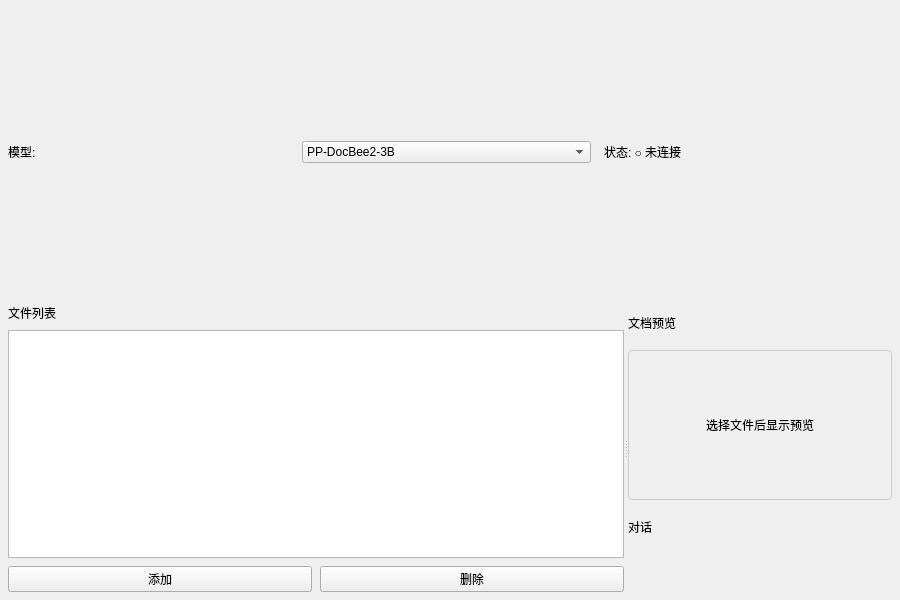
<?xml version="1.0" encoding="UTF-8"?>
<ui version="4.0">
 <class>DocUnderstandingTab</class>
 <widget class="QWidget" name="DocUnderstandingTab">
  <property name="geometry">
   <rect>
    <x>0</x>
    <y>0</y>
    <width>900</width>
    <height>600</height>
   </rect>
  </property>
  <layout class="QVBoxLayout" name="verticalLayout">
   <property name="spacing">
    <number>8</number>
   </property>
   <property name="leftMargin">
    <number>8</number>
   </property>
   <property name="topMargin">
    <number>8</number>
   </property>
   <property name="rightMargin">
    <number>8</number>
   </property>
   <property name="bottomMargin">
    <number>8</number>
   </property>
   <item>
    <widget class="QWidget" name="topPanel" native="true">
     <layout class="QHBoxLayout" name="topLayout">
      <property name="leftMargin">
       <number>0</number>
      </property>
      <property name="topMargin">
       <number>0</number>
      </property>
      <property name="rightMargin">
       <number>0</number>
      </property>
      <property name="bottomMargin">
       <number>0</number>
      </property>
      <item>
       <widget class="QLabel" name="labelModel">
        <property name="text">
         <string>模型:</string>
        </property>
       </widget>
      </item>
      <item>
       <widget class="QComboBox" name="comboModel">
        <item>
         <property name="text">
          <string>PP-DocBee2-3B</string>
         </property>
        </item>
        <item>
         <property name="text">
          <string>PP-DocBee-2B</string>
         </property>
        </item>
        <item>
         <property name="text">
          <string>PP-DocBee-7B</string>
         </property>
        </item>
       </widget>
      </item>
      <item>
       <spacer name="horizontalSpacer">
        <property name="orientation">
         <enum>Qt::Horizontal</enum>
        </property>
       </spacer>
      </item>
      <item>
       <widget class="QLabel" name="labelStatus">
        <property name="text">
         <string>状态: ○ 未连接</string>
        </property>
       </widget>
      </item>
     </layout>
    </widget>
   </item>
   <item>
    <widget class="QSplitter" name="mainSplitter">
     <property name="orientation">
      <enum>Qt::Horizontal</enum>
     </property>
     <widget class="QWidget" name="leftPanel">
      <layout class="QVBoxLayout" name="leftLayout">
       <property name="spacing">
        <number>8</number>
       </property>
       <property name="leftMargin">
        <number>0</number>
       </property>
       <property name="topMargin">
        <number>0</number>
       </property>
       <property name="rightMargin">
        <number>0</number>
       </property>
       <property name="bottomMargin">
        <number>0</number>
       </property>
       <item>
        <widget class="QLabel" name="labelFiles">
         <property name="text">
          <string>文件列表</string>
         </property>
        </widget>
       </item>
       <item>
        <widget class="QListWidget" name="fileListWidget">
         <property name="selectionMode">
          <enum>QAbstractItemView::SingleSelection</enum>
         </property>
        </widget>
       </item>
       <item>
        <layout class="QHBoxLayout" name="fileButtonsLayout">
         <item>
          <widget class="QPushButton" name="btnAddFile">
           <property name="text">
            <string>添加</string>
           </property>
          </widget>
         </item>
         <item>
          <widget class="QPushButton" name="btnRemoveFile">
           <property name="text">
            <string>删除</string>
           </property>
          </widget>
         </item>
        </layout>
       </item>
      </layout>
     </widget>
     <widget class="QWidget" name="rightPanel">
      <layout class="QVBoxLayout" name="rightLayout">
       <property name="spacing">
        <number>8</number>
       </property>
       <property name="leftMargin">
        <number>0</number>
       </property>
       <property name="topMargin">
        <number>0</number>
       </property>
       <property name="rightMargin">
        <number>0</number>
       </property>
       <property name="bottomMargin">
        <number>0</number>
       </property>
       <item>
        <widget class="QLabel" name="labelPreview">
         <property name="text">
          <string>文档预览</string>
         </property>
        </widget>
       </item>
       <item>
        <widget class="QLabel" name="previewLabel">
         <property name="minimumSize">
          <size>
           <width>0</width>
           <height>150</height>
          </size>
         </property>
         <property name="text">
          <string>选择文件后显示预览</string>
         </property>
         <property name="alignment">
          <set>Qt::AlignCenter</set>
         </property>
         <property name="styleSheet">
          <string notr="true">background-color: #f0f0f0; border: 1px solid #ccc; border-radius: 4px;</string>
         </property>
        </widget>
       </item>
       <item>
        <widget class="QLabel" name="labelChat">
         <property name="text">
          <string>对话</string>
         </property>
        </widget>
       </item>
       <item>
        <widget class="QWidget" name="chatContainer" native="true">
         <layout class="QVBoxLayout" name="chatContainerLayout">
          <property name="leftMargin">
           <number>0</number>
          </property>
          <property name="topMargin">
           <number>0</number>
          </property>
          <property name="rightMargin">
           <number>0</number>
          </property>
          <property name="bottomMargin">
           <number>0</number>
          </property>
         </layout>
        </widget>
       </item>
      </layout>
     </widget>
    </widget>
   </item>
  </layout>
 </widget>
 <resources/>
 <connections/>
</ui>
